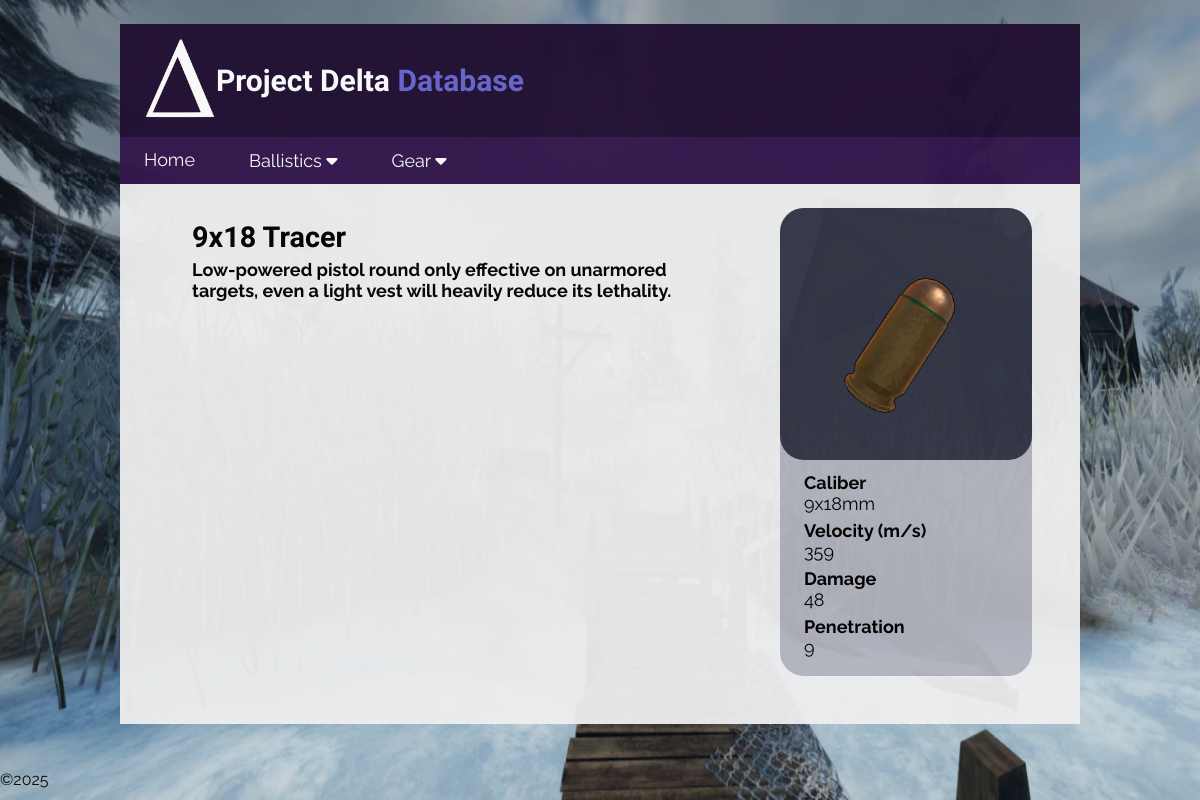
Page /ammo/2 on the earlier database version.
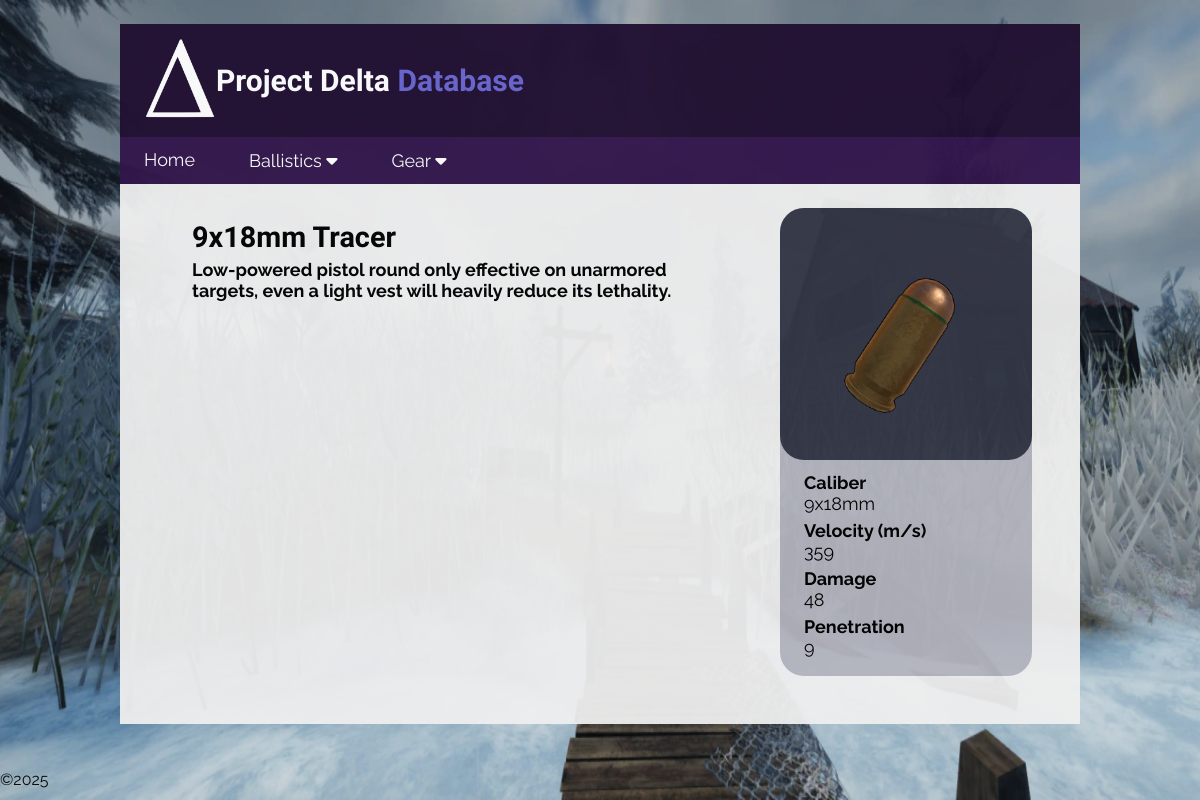
Same page on the later database version.
### tables this page shows
CREATE TABLE ammunition (id INTEGER PRIMARY KEY, caliber_id INTEGER REFERENCES calibers (id), name TEXT, velocity INTEGER, damage INTEGER, penetration INTEGER, image TEXT, description TEXT);

### Flask/routes.py (the view)
@app.route("/ammo/<int:id>")
def ammo(id):
    conn = sqlite3.connect('delta.db')
    cur = conn.cursor()
    cur.execute('''SELECT
    ammunition.id,
    calibers.name AS caliber_id,
    ammunition.name,
    ammunition.velocity,
    ammunition.damage,
    ammunition.penetration,
    ammunition.image,
    ammunition.description
FROM ammunition
JOIN calibers ON ammunition.caliber_id = calibers.id
WHERE ammunition.id = ?''', (id,))
    results = cur.fetchall()[0]
    conn.close()
    print(results)
    return render_template('ammo.html', ammo=results, title=results[1])

### Flask/templates/ammo.html
{% extends "layout.html" %}
{% block content %}
<div class="topic">
    <div>
        <h3>{{ammo[2]}}</h3>
        <h5>{{ammo[7]}}</h5>
    </div>
        <div class="topic-box">
            <img src="/static/images/ballistics/ammunition/{{ammo[6]}}" class="topic-icon">
            <h6 class="topic-row">Caliber <br> <span class="lighter">{{ammo[1]}}</span></h6>
            <h6 class="topic-row">Velocity (m/s) <br> <span class="lighter">{{ammo[3]}}</span></h6>
            <h6 class="topic-row">Damage <br> <span class="lighter">{{ammo[4]}}</span></h6>
            <h6 class="topic-row">Penetration <br> <span class="lighter">{{ammo[5]}}</span></h6>
        </div>
</div>
{% endblock %}

Differences in the rows shown:
changed ammunition: name "9x18 Tracer" → "9x18mm Tracer"
